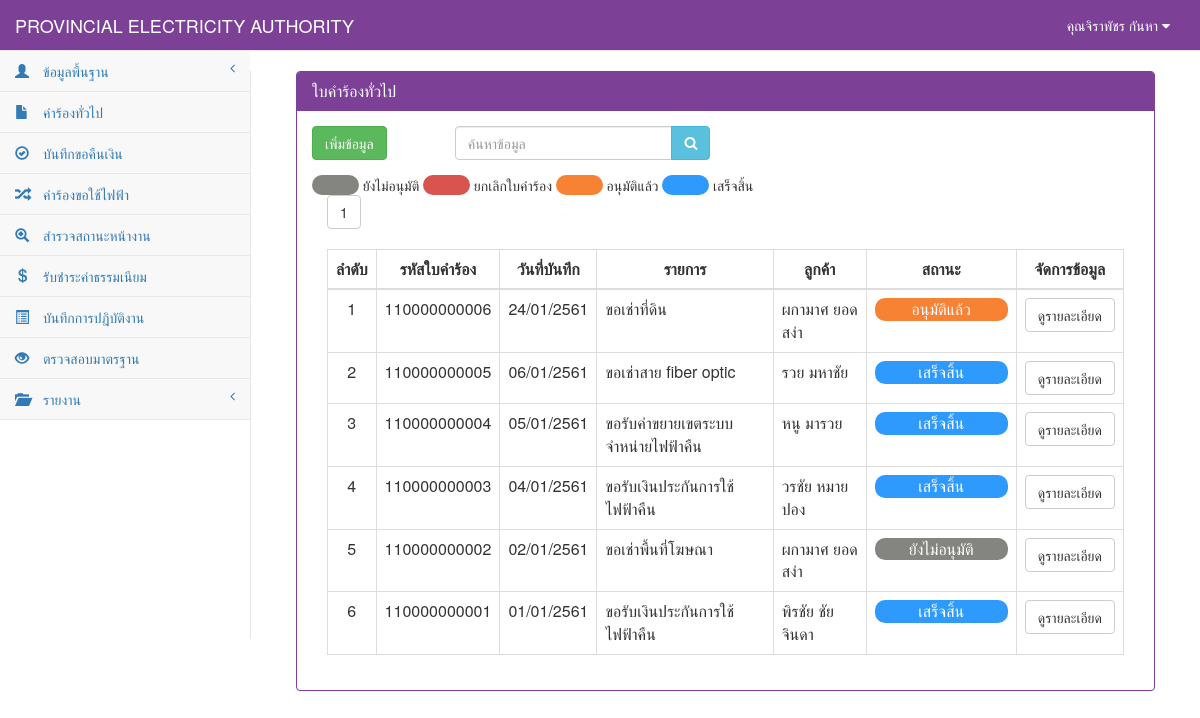
The page /RequestGeneral_show.php (signed in) on the database as committed earlier.
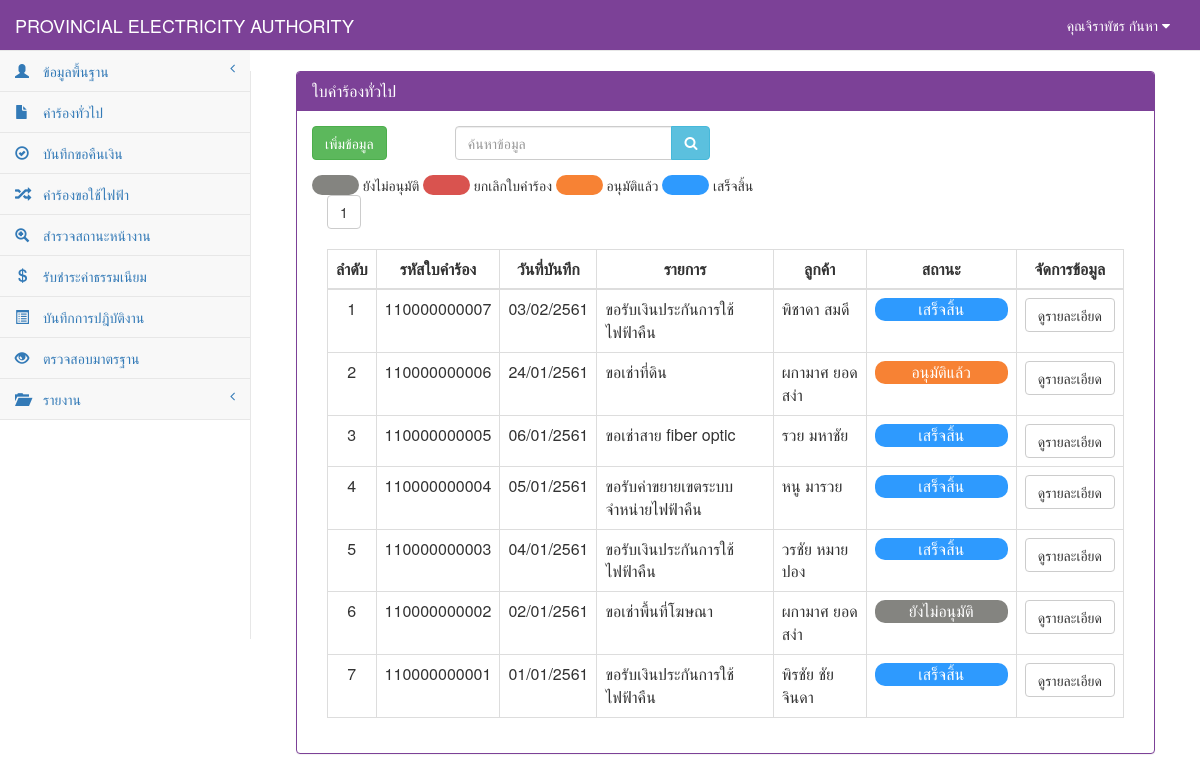
The same page on the database as committed later.
### tables this page shows
CREATE TABLE `tb_general` (
  `rg_id` char(12) NOT NULL,
  `rg_date` date NOT NULL,
  `rg_branch` varchar(50) NOT NULL,
  `user_id` char(13) NOT NULL,
  `cus_id` char(13) NOT NULL,
  `rg_place_type` int(1) NOT NULL,
  `rg_place_other` varchar(50) NOT NULL,
  `rg_place_name` varchar(50) NOT NULL,
  `rg_place_homeid` varchar(20) NOT NULL,
  `rg_place_number` varchar(20) NOT NULL,
  `rg_place_village` varchar(20) NOT NULL,
  `rg_place_room` varchar(10) NOT NULL,
  `rg_place_floor` varchar(5) NOT NULL,
  `rg_place_alley` varchar(50) NOT NULL,
  `rg_place_alleyway` varchar(50) NOT NULL,
  `rg_place_road` varchar(50) NOT NULL,
  `rg_place_villno` varchar(2) NOT NULL,
  `rg_place_district` varchar(30) NOT NULL,
  `rg_place_canton` varchar(30) NOT NULL,
  `rg_place_province` varchar(30) NOT NULL,
  `rg_place_post` varchar(10) NOT NULL,
  `rg_place_tel` char(10) NOT NULL,
  `rg_place_fax` char(10) NOT NULL,
  `rg_place_email` varchar(30) NOT NULL,
  `rg_place_service` varchar(10) NOT NULL,
  `rg_contact_place` varchar(100) NOT NULL,
  `rg_contact_homeid` varchar(20) NOT NULL,
  `rg_contact_number` varchar(20) NOT NULL,
  `rg_contact_village` varchar(20) NOT NULL,
  `rg_contact_room` varchar(10) NOT NULL,
  `rg_contact_floor` varchar(5) NOT NULL,
  `rg_contact_alley` varchar(50) NOT NULL,
  `rg_contact_alleyway` varchar(50) NOT NULL,
  `rg_contact_road` varchar(50) NOT NULL,
  `rg_contact_villno` varchar(2) NOT NULL,
  `rg_contact_district` varchar(30) NOT NULL,
  `rg_contact_canton` varchar(30) NOT NULL,
  `rg_contact_province` varchar(30) NOT NULL,
  `rg_contact_post` varchar(10) NOT NULL,
  `rg_contact_tel` char(10) NOT NULL,
  `rg_contact_fax` char(10) NOT NULL,
  `rg_contact_email` varchar(30) NOT NULL,
  `rg_want_type` int(2) NOT NULL,
  `rg_want_other` varchar(100) NOT NULL,
  `rg_detail` varchar(100) NOT NULL,
  `rg_money` int(5) NOT NULL,
  `rg_status` int(1) NOT NULL,
  `rg_date_back` date default NULL,
  PRIMARY KEY  (`rg_id`)
);

CREATE TABLE `tb_customer` (
  `cus_id` char(13) NOT NULL,
  `cus_first` int(2) NOT NULL,
  `cus_name` varchar(50) NOT NULL,
  `cus_type` varchar(30) NOT NULL,
  `cus_code` char(9) NOT NULL,
  `cus_tax` char(13) NOT NULL,
  `cus_homeid` varchar(20) NOT NULL,
  `cus_number` varchar(20) NOT NULL,
  `cus_village` varchar(20) NOT NULL,
  `cus_room` varchar(10) NOT NULL,
  `cus_floor` varchar(5) NOT NULL,
  `cus_alley` varchar(50) NOT NULL,
  `cus_alleyway` varchar(50) NOT NULL,
  `cus_road` varchar(50) NOT NULL,
  `cus_vilno` varchar(2) NOT NULL,
  `cus_district` varchar(30) NOT NULL,
  `cus_canton` varchar(30) NOT NULL,
  `cus_province` varchar(30) NOT NULL,
  `cus_post` varchar(10) NOT NULL,
  `cus_tel` char(10) NOT NULL,
  `cus_fax` char(10) NOT NULL,
  `cus_email` varchar(30) NOT NULL,
  PRIMARY KEY  (`cus_id`)
);

### connect_db.php (called while the page is built, shortened)
<?php
$dbname="pea";
$limit=10;
?>

### RequestGeneral_show.php (the view, shortened to what the changed rows need)
<?php
include "connect_db.php";
function Dateim($mydate){
    $d=split("-",$mydate);
    $mydate=$d[2]."/".$d[1]."/".($d[0]+543);
    return "$mydate";
}
?>
<!DOCTYPE html>
<html>
<head>
    <link href="vendor/bootstrap/css/bootstrap.css" rel="stylesheet">
    <link href="vendor/metisMenu/metisMenu.css" rel="stylesheet">
    <link href="dist/css/sb-admin-2.css" rel="stylesheet">
    <link href="vendor/font-awesome/css/font-awesome.css" rel="stylesheet" type="text/css">
</head>
<body>
    <div id="page-wrapper">
        <div class="col-sm-12 ">
            <div class="panel panel-primary">
                <div class="panel-heading">
                    <h2 class="panel-title">ใบคำร้องทั่วไป</h2>
                </div>
            <div class="panel-body">
            <div class="col-sm-12">
                <div class="table-responsive">
                    <?php
                        $sql_all_rows="select * from tb_general order by rg_id";
                        $result_all_rows=mysql_db_query($dbname,$sql_all_rows);
                        $rows=mysql_num_rows($result_all_rows);
                        $total_page=ceil($rows/$limit);
                        if($_GET[start]==""){ $start="1"; }else{ $start=$_GET[start]; }
                    ?>
                    <?php
                    for($i=1;$i<=$total_page;$i++){
                            if($start==$i){
                                    echo "<a href='RequestGeneral_show.php?start=".$i."&limit=".$limit."'><button class='btn btn-default '>".$i."</button></a>&nbsp;";
                            }else{
                                    echo "<a href='RequestGeneral_show.php?start=".$i."&limit=".$limit."' c><button class='btn btn-default active'>".$i."</button></a>&nbsp;";
                            }
                    }
                    ?> <br><br>
                    <table width="100%" class="table table-bordered table-hover">
                        <thead>
                            <tr>
                                <th class=" text-center" >ลำดับ</th>
                                <th class=" text-center" >รหัสใบคำร้อง</th>
                                <th class=" text-center" >วันที่บันทึก</th>
                                <th class=" text-center" >รายการ</th>
                                <th class=" text-center" >ลูกค้า</th>
                                <th class=" text-center" style="min-width: 150"  >สถานะ</th>
                                <th class=" text-center">จัดการข้อมูล</th>
                            </tr>
                        </thead>
                            <tbody>
                            <?php
                                if($_GET[start]=="" || $_GET[start]=="1"){
                                        $page="0";
                                }else{
                                        $page=($_GET[start]-1)*$limit;
                                }
                                $sql="select * from tb_general where rg_id like '%".$_POST[search]."%' order by rg_id desc limit $page,$limit ";
                                $result=mysql_db_query($dbname,$sql);
                                    if(mysql_num_rows($result)>0){
                                        while($array=mysql_fetch_array($result)){
                                            $page++;
                                            $sqlcus="select * from tb_customer where cus_id='".$array[cus_id]."'";
                                            $resultcus=mysql_db_query($dbname,$sqlcus);
                                            $arraycus=mysql_fetch_array($resultcus);
                                            if($array[rg_want_type]==0){
                                                $want="ขอรับเงินประกันการใช้ไฟฟ้าคืน";
                                            }elseif($array[rg_want_type]==1){
                                                $want="ขอรับเงินประกันคาปาซิเตอร์คืน";
                                            }elseif($array[rg_want_type]==2){
                                                $want="ขอรับเงินประกันหม้อแปลงไฟฟ้าคืน";
                                            }elseif($array[rg_want_type]==3){
                                                $want="ขอรับค่าขยายเขตระบบจำหน่ายไฟฟ้าคืน";
                                            }elseif($array[rg_want_type]==4){
                                                $want="ขอใช้บริการพิมพ์โฆษณาหลังใบแจ้งหนี้";
                                            }elseif($array[rg_want_type]==5){
                                                $want="ขอชำระเงินค่าไฟฟ้าโดยหักจากบัญชีเงินฝากธนาคาร";
                                            }elseif($array[rg_want_type]==6){
                                                $want="ขอเช่าพื้นที่โฆษณา";
                                            }elseif($array[rg_want_type]==7){
                                                $want="ขอเช่าพาดสายโทรนาคม";
                                            }elseif($array[rg_want_type]==8){
                                                $want="ขอเช่าสาย fiber optic";
                                            }elseif($array[rg_want_type]==9){
                                                $want="ขอเช่าที่ดิน";
                                            }elseif($array[rg_want_type]==10){
                                                $want="ขอซื้อที่ดิน";
                                            }elseif($array[rg_want_type]==11){
                                                $want="ขอใช้ไฟฟ้าที่ กฟภ. สนับสนุน";
                                            }else{
                                               $want=$array[rg_want_other];
                                            }
                                            if($array[rg_status]==0){
                                                $status="#848480";
                                                $label="ยังไม่อนุมัติ";
                                            }elseif($array[rg_status]==1){
                                               $status="#F78234";
                                               $label="อนุมัติแล้ว";
                                            }elseif($array[rg_status]==2){
                                               $status="#d9534f";
                                              $label="ยกเลิกใบคำร้อง";
                                            }elseif($array[rg_status]==3){
                                              $status="#2E9AFE";
                                               $label="เสร็จสิ้น";
                                            }
                            ?>
                                    <tr>
                                        <td class="text-center"><?=$page?></td>
                                            <td class=" text-center"><?=$array[rg_id]?></td>
                                            <td class=" text-center"><?= Dateim($array[rg_date]);?></td>
                                            <td class=" text-left"><?=$want?></td>
                                            <td class="text-left"><?=$arraycus[cus_name]?></td>
                                            <td class="text-center"><div style="border-radius:10px; background-color: <?=$status?>; color: white;"><?=$label?></div></td>
                                            <td align="center">
                                                <div class="btn-group">
                                                    <a class="btn btn-default" href="RequestGeneral_detail.php?rg_id=<?=$array[rg_id]?>" >ดูรายละเอียด</a>
                                                </div>
                                            </td>
                                    </tr>
                                    <?php
                                        }
                                            }else{
                                    ?>
                                    <tr><td colspan="8" align="center">ไม่พบข้อมูล</td></tr>
                                    <?
                                            }
                                    ?>
                            </tbody>
                    </table>
                </div>
            </div>
        </div>
        </div>
    </div>
</div>
</body>
</html>

Rows that differ between the two databases and show on the page:
added tb_general: rg_id "110000000007", rg_date "03/02/2561", rg_want_type "ขอรับเงินประกันการใช้ไฟฟ้าคืน", cus.cus_name "พิชาดา สมดี", rg_status "เสร็จสิ้น"
